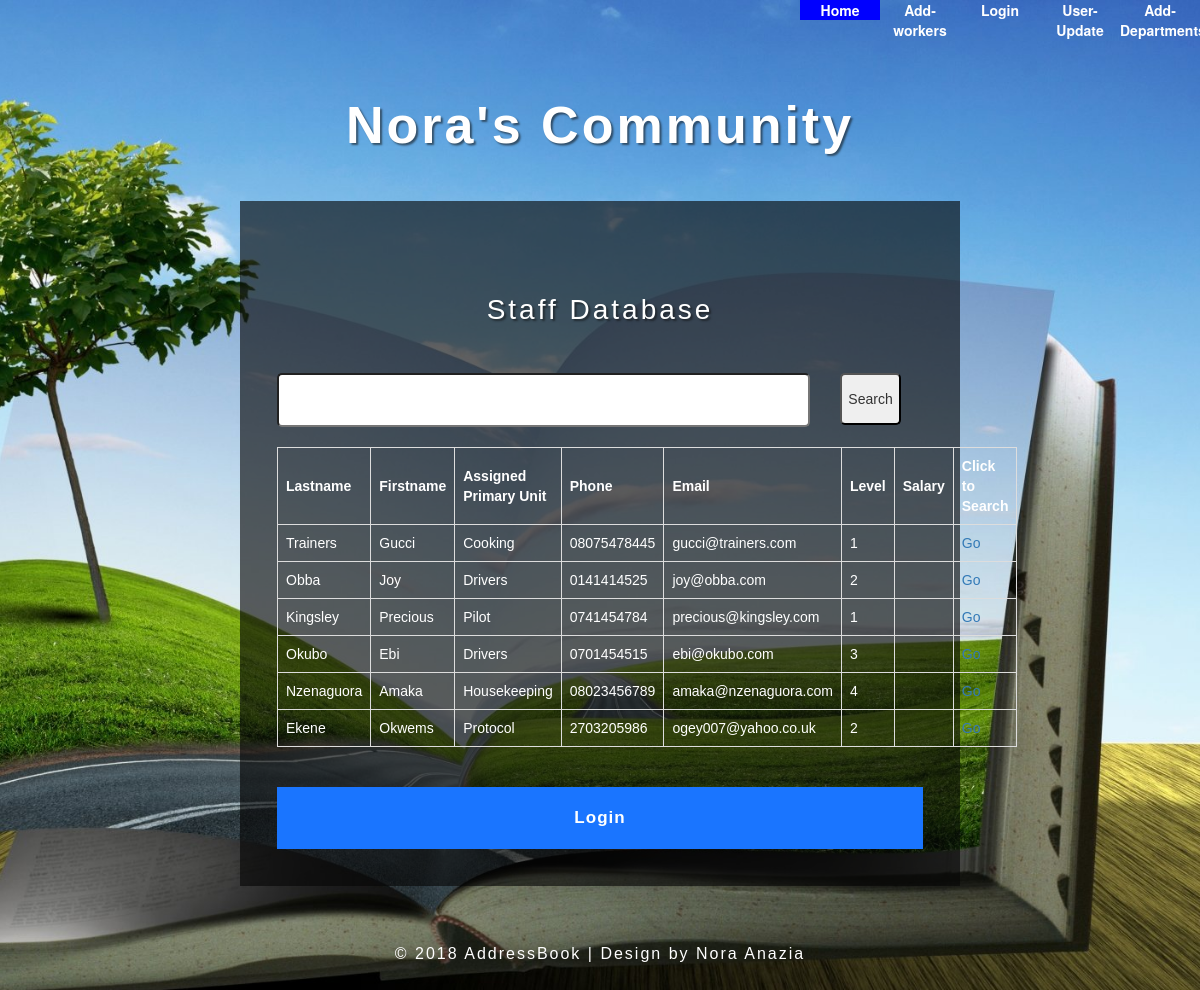
The page / on the database its author committed.
### tables this page shows
CREATE TABLE IF NOT EXISTS `workers` (
  `id` int(11) NOT NULL AUTO_INCREMENT,
  `lastname` varchar(20) NOT NULL,
  `firstname` varchar(20) NOT NULL,
  `phone` varchar(20) NOT NULL,
  `email` varchar(255) NOT NULL,
  `password` varchar(255) NOT NULL,
  `levels` int(11) NOT NULL,
  `address` text NOT NULL,
  `marital_status` varchar(20) NOT NULL,
  `gender` varchar(20) NOT NULL,
  `salary` text NOT NULL,
  `dob` text NOT NULL,
  `state` text NOT NULL,
  `photo` varchar(255) NOT NULL,
  `lga` varchar(255) NOT NULL,
  `department_id` int(11) NOT NULL,
  `job_title` varchar(255) NOT NULL,
  `office_room_number` varchar(255) NOT NULL,
  `degrees` text NOT NULL,
  `degrees2` text NOT NULL,
  `degrees3` text NOT NULL,
  `degrees4` text NOT NULL,
  `biography` text NOT NULL,
  PRIMARY KEY (`id`)
);

CREATE TABLE IF NOT EXISTS `departments` (
  `id` int(11) NOT NULL AUTO_INCREMENT,
  `title` varchar(255) NOT NULL,
  PRIMARY KEY (`id`)
);

### index.php (the view, shortened to what this page needs)
<?php
include_once('inc/dbConnection.php');
$workersList='';
$sql="SELECT id,firstname,lastname,department_id,phone,email,levels,job_title,salary FROM workers";
 $query = mysqli_query($dbc,$sql) or die(mysqli_error($dbc));
 while($row = mysqli_fetch_array($query)){
  $workerID = $row[0];
  $workerFirstname = $row[1];
  $workerLastname = $row[2];
  $workerDept = $row[3];
  $workerPhone = $row[4];
  $workerEmail = $row[5];
  $workerLevel = $row[6];
   	$zql="SELECT title FROM departments WHERE id='$workerDept' LIMIT 1";
 $zuery = mysqli_query($dbc,$zql) or die(mysqli_error($dbc));
  while($row = mysqli_fetch_array($zuery)){
  $deptTitle = $row[0];
  }
  $salaryValue='';
  $workersList .=' <tr>
    <td>'.$workerLastname.'</td>
    <td>'.$workerFirstname.'</td>
    <td>'.$deptTitle.'</td>
	<td>'.$workerPhone.'</td>
	<td>'.$workerEmail.'</td>
	<td>'.$workerLevel.'</td>
	<td>'.$salaryValue.'</td>
	<td><a href="#modal" class="fancybox" onclick="pullResume('.$workerID.')">Go<i class="fa fa-user"></i></a></td>
  </tr>';
  }
	?>
<!DOCTYPE html>
<html>
<head>
<link href="css/jquery.fancybox.css" rel="stylesheet" type="text/css" media="all">
<link href="css/materialdesignicons.css" rel="stylesheet" type="text/css" media="all">
<link href="css/style-signup.css" rel="stylesheet" type="text/css" media="all">
<link href="css/bootstrap.css" rel="stylesheet" type="text/css" media="all">
</head>
<body>
<div class="topnav" style="float:right;">
      <a class="active" style="color:white;" href="index.php">Home</a>
      <a href="add_workers.php" style="color:white;" >Add-workers</a>
      <a href="login.php" style="color:white;" >Login</a>
      <a href="userupdates.php" style="color:white;" >User-Update</a>
	  <a href="departmentadmin.php" style="color:white;" >Add-Departments</a>
 	</div><br><br>
<div class="form">
<h1 style=" font-size: 52px;font-weight: 800; text-align:center; letter-spacing: 3px; padding: 37px 0px; color: #FFFFFF; font-family: 'Montserrat', sans-serif;"> Nora's Community</h1>
	<div class="form-content" style="width:60%">
			<div class="form-info">
				<h1 style="color:white;">Staff Database</h1>
			</div>
			<div class="row">
			<div class="col-xs-10";>
			<input type="text" id="search" style="width:100%; padding:15px; border-radius:5px;"> &nbsp;
			</div>
			<div class="col-xs-2";>
			<input type="button" onclick="searchNow()" value="Search" style="border-radius:5px;height:52px;" class="search"></div></div>
	<table style="width:100%;color:white;">
	<thead>
<tr>
    <th style=" font-weight:bold;">Lastname</th>
	<th style=" font-weight:bold;">Firstname</th>
    <th style=" font-weight:bold;">Assigned Primary Unit</th>
    <th style=" font-weight:bold;">Phone</th>
    <th style=" font-weight:bold;">Email</th>
	<th style=" font-weight:bold;">Level</th>
	<th style=" font-weight:bold;">Salary</th>
	<th style=" font-weight:bold;">Click to Search</th>
  </tr>
  </thead>
  <tbody id="bbd">
  <?php echo $workersList ?>
</tbody></table>
<br><br>
			<div class="signup">
			<?php if(isset($_SESSION['member_email']) && isset($_SESSION['member_password']) &&isset($_SESSION['member_id'])){ ?>
			<a href="logout.php"><input type="button" class="loggingout" value = "Logout"></a>
			<?php } else { ?>
			<a href="login.php"><input type="button" class="loggingout" value = "Login"></a>
				<?php } ?>
			</div>
	</div>
</div>
<footer>&copy; 2018 AddressBook | Design by Nora Anazia </footer>
</body>
</html>

### css/style-signup.css (style rules this page uses)
html,body,div,h1,h2,h3,h4,h5,h6,p,a,ol,nav ul,nav li,fieldset,form,label,table,tbody,tfoot,thead,tr,th,td,footer,nav, { margin:0;padding:0;border:0;font-size:100%;font:inherit;vertical-align:baseline; }
a { text-decoration:none; }
body { background:url("../images/backgroundpic.jpg"); background-repeat:no-repeat; background-attachment:fixed; background-position:center; background-size:cover; }
h1 { font-size: 52px; font-weight: 800; text-align: center; letter-spacing: 3px; padding: 37px 0px; color: #FFFFFF; text-shadow: 2px 2px 2px rgba(16, 16, 16, 0.57); font-family: 'Montserrat', sans-serif; }
.form-content { padding: 37px; width: 30%; margin:10px auto; font-family: 'Montserrat', sans-serif; border: 0px solid #EEE7E7; background-color:rgba(7, 7, 7, 0.6313725490196078); }
.topnav a { float: left; text-align: center; text-decoration: none; font-size: 14px; font-weight:bold; width:80px; display:block; }
.topnav a.active { background-color: blue; color:white; }
.loggingout { width: 100%; padding: 19px 0px; background-color:#1a75ff; border: none; outline: none; font-family: 'Montserrat', sans-serif; font-weight: 600; letter-spacing: 1px; font-size: 17px; transition: 0.7s; color: #ffffff; cursor: pointer; }
footer { text-align: center; color:#FFFFFF; font-size:16px; font-family: 'Montserrat', sans-serif; font-weight: 500; letter-spacing: 2px; padding: 47px 0px; }
@media screen and (max-width: 1440px) { .form-content { width: 33%; } }
@media screen and (max-width: 1366px) { h1 { font-size: 50px; } }
@media screen and (max-width: 1366px) { .form-content { width: 34%; } }
@media screen and (max-width: 1280px) { .form-content { width: 36%; } }

### index.php (style rules this page uses)
td, th { border: 1px solid #dddddd; text-align: left; padding: 8px; }

### rows shown on the page
workers: lastname "Trainers", firstname "Gucci", department.title "Cooking", phone "08075478445", email "gucci@trainers.com", levels "1"
workers: lastname "Obba", firstname "Joy", department.title "Drivers", phone "0141414525", email "joy@obba.com", levels "2"
workers: lastname "Kingsley", firstname "Precious", department.title "Pilot", phone "0741454784", email "precious@kingsley.com", levels "1"
workers: lastname "Okubo", firstname "Ebi", department.title "Drivers", phone "0701454515", email "ebi@okubo.com", levels "3"
workers: lastname "Nzenaguora", firstname "Amaka", department.title "Housekeeping", phone "08023456789", email "amaka@nzenaguora.com", levels "4"
workers: lastname "Ekene", firstname "Okwems", department.title "Protocol", phone "2703205986", email "ogey007@yahoo.co.uk", levels "2"
